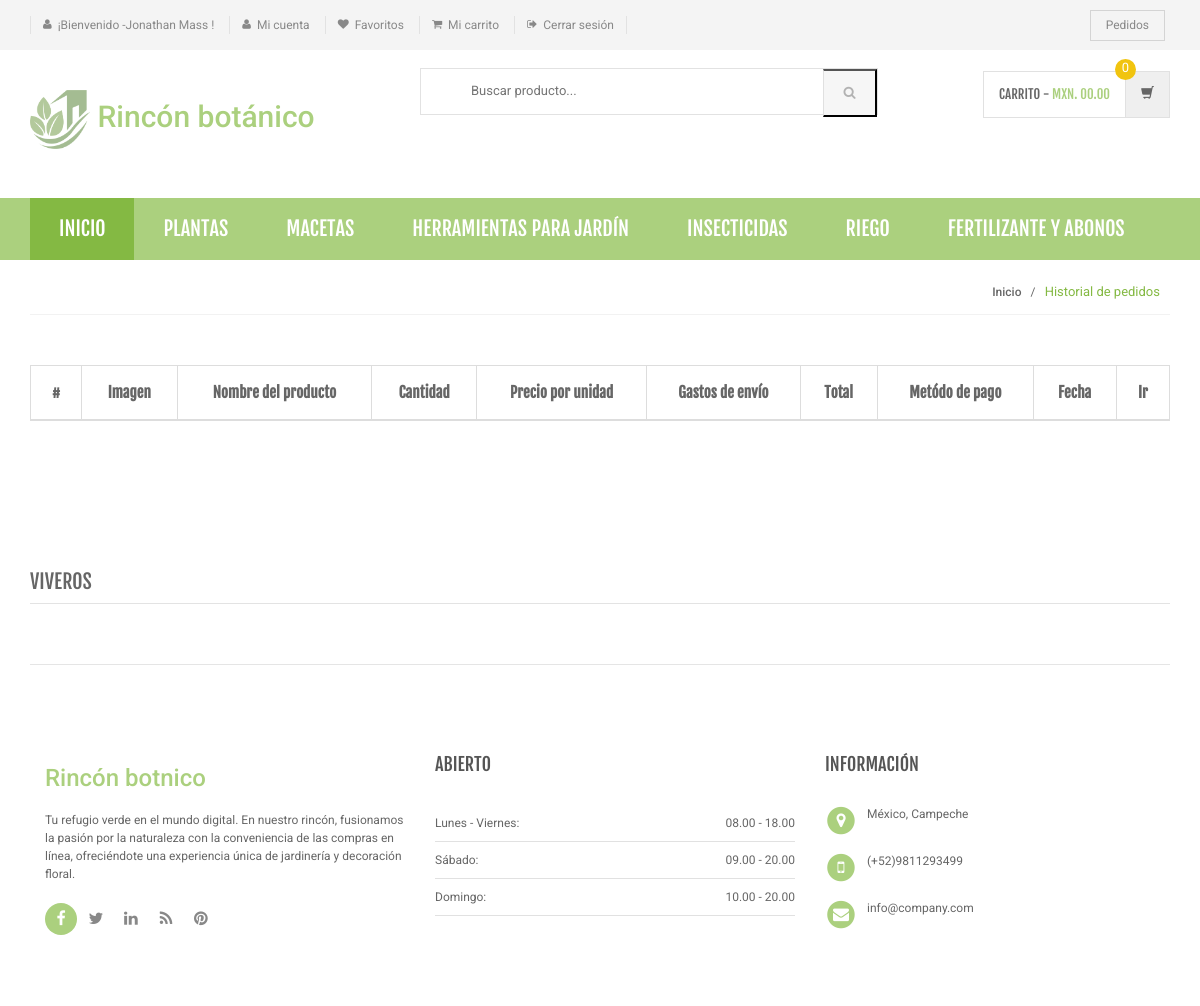
Page /order-history.php (signed in) on the earlier database version.
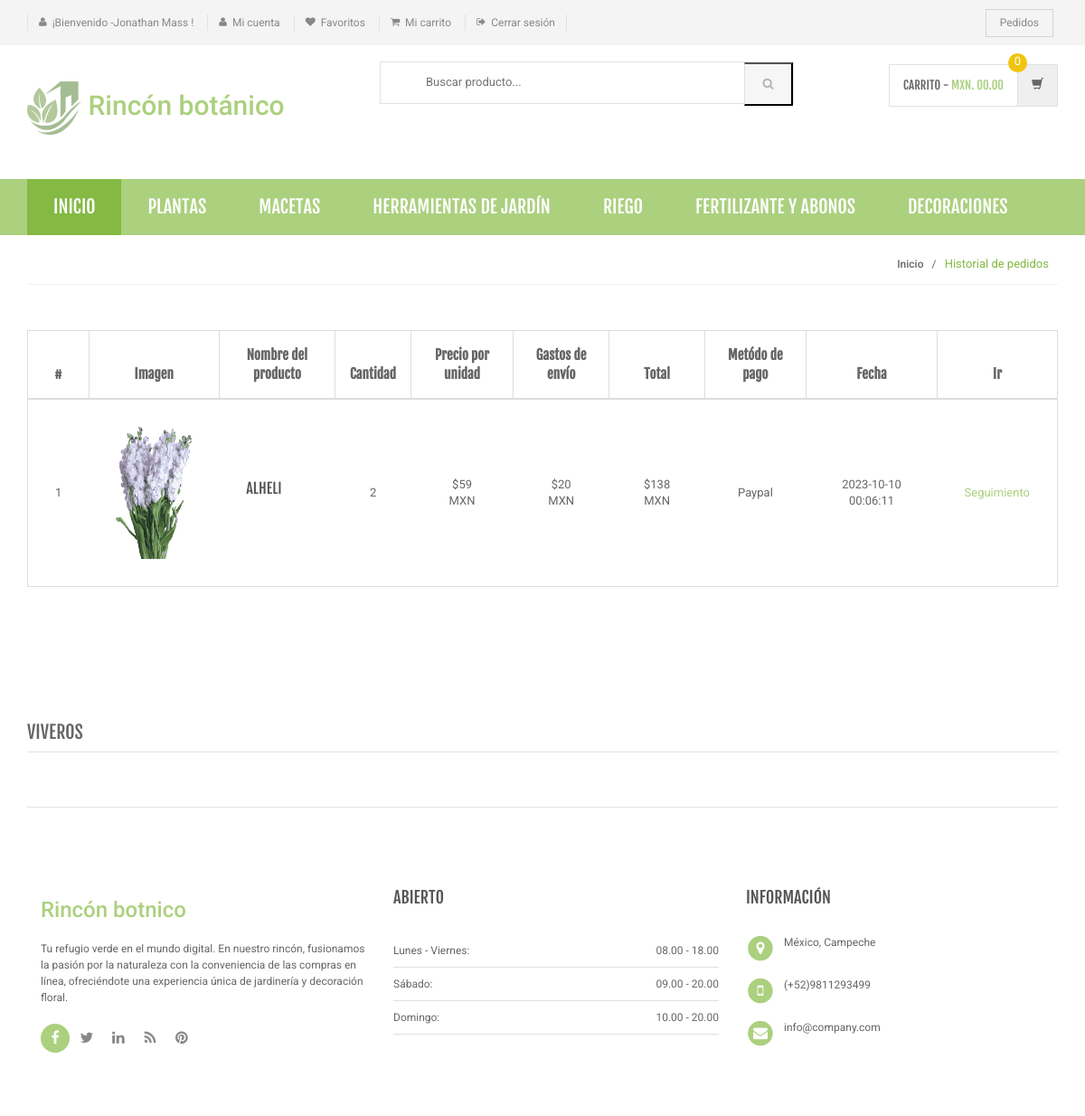
Same page on the later database version.
### tables this page shows
CREATE TABLE `category` (
  `id` int(11) NOT NULL,
  `categoryName` varchar(255) DEFAULT NULL,
  `categoryDescription` longtext DEFAULT NULL,
  `creationDate` timestamp NOT NULL DEFAULT current_timestamp(),
  `updationDate` varchar(255) DEFAULT NULL
);

CREATE TABLE `orders` (
  `id` int(11) NOT NULL,
  `userId` int(11) DEFAULT NULL,
  `productId` varchar(255) DEFAULT NULL,
  `quantity` int(11) DEFAULT NULL,
  `orderDate` timestamp NOT NULL DEFAULT current_timestamp(),
  `paymentMethod` varchar(50) DEFAULT NULL,
  `orderStatus` varchar(55) DEFAULT NULL
);

CREATE TABLE `products` (
  `id` int(11) NOT NULL,
  `category` int(11) NOT NULL,
  `subCategory` int(11) DEFAULT NULL,
  `productName` varchar(255) DEFAULT NULL,
  `productCompany` varchar(255) DEFAULT NULL,
  `productPrice` int(11) DEFAULT NULL,
  `productPriceBeforeDiscount` int(11) DEFAULT NULL,
  `productDescription` longtext DEFAULT NULL,
  `productImage1` varchar(255) DEFAULT NULL,
  `productImage2` varchar(255) DEFAULT NULL,
  `productImage3` varchar(255) DEFAULT NULL,
  `shippingCharge` int(11) DEFAULT NULL,
  `productAvailability` varchar(255) DEFAULT NULL,
  `postingDate` timestamp NULL DEFAULT current_timestamp(),
  `updationDate` varchar(255) DEFAULT NULL
);

### order-history.php (the view, shortened to what the changed rows need)
<?php
include('includes/config.php');
if(strlen($_SESSION['login'])==0)
    {
header('location:login.php');
}
else{
?>
<!DOCTYPE html>
<html lang="en">
	<head>
	    <link rel="stylesheet" href="assets/css/bootstrap.min.css">
	    <link rel="stylesheet" href="assets/css/main.css">
	    <link rel="stylesheet" href="assets/css/green.css">
	    <link rel="stylesheet" href="assets/css/owl.carousel.css">
		<link rel="stylesheet" href="assets/css/owl.transitions.css">
		<link href="assets/css/lightbox.css" rel="stylesheet">
		<link rel="stylesheet" href="assets/css/animate.min.css">
		<link rel="stylesheet" href="assets/css/rateit.css">
		<link rel="stylesheet" href="assets/css/bootstrap-select.min.css">
		<link rel="stylesheet" href="assets/css/config.css">
		<link href="assets/css/green.css" rel="alternate stylesheet" title="Green color">
		<link href="assets/css/blue.css" rel="alternate stylesheet" title="Blue color">
		<link href="assets/css/red.css" rel="alternate stylesheet" title="Red color">
		<link href="assets/css/orange.css" rel="alternate stylesheet" title="Orange color">
		<link href="assets/css/dark-green.css" rel="alternate stylesheet" title="Darkgreen color">
		<link rel="stylesheet" href="assets/css/font-awesome.min.css">
	</head>
    <body class="cnt-home">
<header class="header-style-1">
<?php include('includes/main-header.php');?>
<?php include('includes/menu-bar.php');?>
</header>
<div class="body-content outer-top-xs">
	<div class="container">
		<div class="row inner-bottom-sm">
			<div class="shopping-cart">
				<div class="col-md-12 col-sm-12 shopping-cart-table ">
	<div class="table-responsive">
<form name="cart" method="post">
		<table class="table table-bordered">
			<thead>
				<tr>
					<th class="cart-romove item">#</th>
					<th class="cart-description item">Imagen</th>
					<th class="cart-product-name item">Nombre del producto</th>
					<th class="cart-qty item">Cantidad</th>
					<th class="cart-sub-total item">Precio por unidad</th>
					<th class="cart-sub-total item">Gastos de envío</th>
					<th class="cart-total item">Total</th>
					<th class="cart-total item">Metódo de pago</th>
					<th class="cart-description item">Fecha</th>
					<th class="cart-total last-item">Ir</th>
				</tr>
			</thead>
			<tbody>
<?php $query=mysqli_query($con,"select products.productImage1 as pimg1,products.productName as pname,products.id as proid,orders.productId as opid,orders.quantity as qty,products.productPrice as pprice,products.shippingCharge as shippingcharge,orders.paymentMethod as paym,orders.orderDate as odate,orders.id as orderid from orders join products on orders.productId=products.id where orders.userId='".$_SESSION['id']."' and orders.paymentMethod is not null");
$cnt=1;
while($row=mysqli_fetch_array($query))
{
?>
				<tr>
					<td><?php echo $cnt;?></td>
					<td class="cart-image">
						<a class="entry-thumbnail" href="detail.html">
						    <img src="admin/productimages/<?php echo $row['proid'];?>/<?php echo $row['pimg1'];?>" alt="" width="84" height="146">
						</a>
					</td>
					<td class="cart-product-name-info">
						<h4 class='cart-product-description'><a href="product-details.php?pid=<?php echo $row['opid'];?>">
						<?php echo $row['pname'];?></a></h4>
					</td>
					<td class="cart-product-quantity">
						<?php echo $qty=$row['qty']; ?>
		            </td>
					<td class="cart-product-sub-total">$<?php echo $price=$row['pprice']; ?> MXN</td>
					<td class="cart-product-sub-total">$<?php echo $shippcharge=$row['shippingcharge']; ?> MXN</td>
					<td class="cart-product-grand-total">$<?php echo (($qty*$price)+$shippcharge);?> MXN</td>
					<td class="cart-product-sub-total"><?php echo $row['paym']; ?>  </td>
					<td class="cart-product-sub-total"><?php echo $row['odate']; ?>  </td>
					<td>
 <a href="javascript:void(0);" onClick="popUpWindow('track-order.php?oid=<?php echo htmlentities($row['orderid']);?>');" title="Track order">
					Seguimiento</td>
				</tr>
<?php $cnt=$cnt+1;} ?>
			</tbody>
		</table>
	</div>
</div>
		</div>
		</div>
</body>
</html>
<?php } ?>

### includes/menu-bar.php (shortened to what the changed rows need)
<div class="header-nav animate-dropdown">
    <div class="container">
        <div class="yamm navbar navbar-default" role="navigation">
            <div class="nav-bg-class">
                <div class="navbar-collapse collapse" id="mc-horizontal-menu-collapse">
	<div class="nav-outer">
		<ul class="nav navbar-nav">
              <?php $sql=mysqli_query($con,"select id,categoryName  from category limit 6");
while($row=mysqli_fetch_array($sql))
{
    ?>
			<li class="dropdown yamm">
				<a href="category.php?cid=<?php echo $row['id'];?>"> <?php echo $row['categoryName'];?></a>
			</li>
			<?php } ?>
		</ul>
	</div>
</div>
            </div>
        </div>
    </div>
</div>

Differences in the rows shown:
removed category: categoryName "INSECTICIDAS"
changed category: categoryName "HERRAMIENTAS PARA JARDÍN" → "HERRAMIENTAS DE JARDÍN"
now on this page (row edited): category: categoryName "DECORACIONES"
added orders: productId.productImage1 (picture), productId.productName "ALHELI", quantity "2", productId.productPrice "59", productId.shippingCharge "20", ($qty*$price)+$shippcharge "138", paymentMethod "Paypal", orderDate "2023-10-10 00:06:11"
